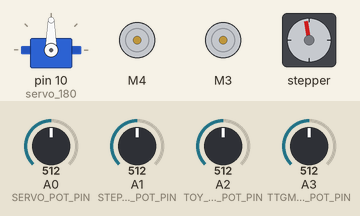
Recording of a sketch running on a simulated Arduino Uno, built with avr-gcc and run on an emulated ATmega328P. Shown: servo, 2 × DC motor (green arrow = forward, orange = backward, longer = faster), stepper motor. Inputs (shaded band) come from the test bench; at power-on: A0 (SERVO_POT_PIN) = 512, A1 (STEPPER_POT_PIN) = 512, A2 (TOY_DC_POT_PIN) = 512, A3 (TTGM_DC_POT_PIN) = 512. Stepper angles assume 200 steps per turn; what the sketch prints to the serial monitor is not drawn.

Above: at 1.2 s.
1.3 s: A0 (SERVO_POT_PIN) set to 716
At 2.5 s:
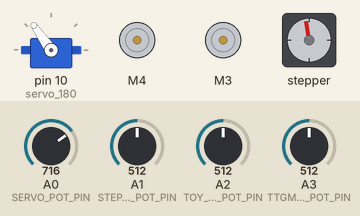
2.8 s: A1 (STEPPER_POT_PIN) set to 524
At 3.5 s:
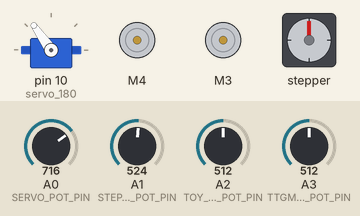
4.3 s: A2 (TOY_DC_POT_PIN) set to 716
5.8 s: A3 (TTGM_DC_POT_PIN) set to 716
7.3 s: A0 (SERVO_POT_PIN) set to 992
At 8.4 s:
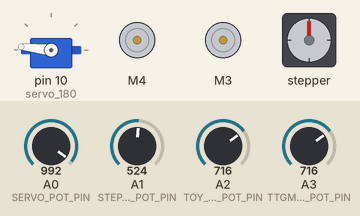
8.8 s: A1 (STEPPER_POT_PIN) set to 306
At 9.3 s:
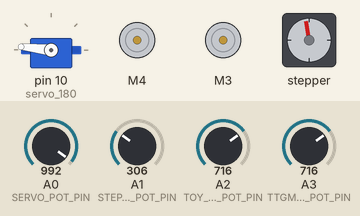
Timing chart, 0 to 11.3 s (numbered marks = the images above; inputs shaded):
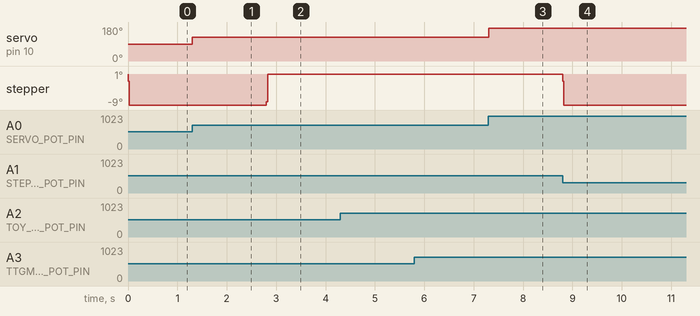

The sketch:

Motor_Shield-All.ino
```cpp
/*
This is a test sketch for the Adafruit assembled Motor Shield for Arduino v2
It won't work with v1.x motor shields! Only for the v2's with built in PWM
control

Contains examples for 3 kinds of motors:
- stepper motor (https://learn.adafruit.com/adafruit-motor-shield-v2-for-arduino/using-stepper-motors)
- DC motor(https://learn.adafruit.com/adafruit-motor-shield-v2-for-arduino/using-dc-motors)
- RC Servo (https://learn.adafruit.com/adafruit-motor-shield-v2-for-arduino/using-rc-servos)
*/

#include <Adafruit_MotorShield.h>
#include <Servo.h>

/* Create Motor Shield */
Adafruit_MotorShield AFMS = Adafruit_MotorShield();

/* Create Servo */
Servo servo_180;

/* Create Stepper Motor
 * Connect a stepper motor with 200 steps per revolution (1.8 degree)
 * to motor port #1 (M1 and M2)
 */
Adafruit_StepperMotor *stepperMotor = AFMS.getStepper(200, 1);

/* Create DC TOY MOTOR
 * Select which 'port' M1, M2, M3 or M4. In this case, M3
 */
Adafruit_DCMotor *TOY_dcMotor = AFMS.getMotor(3);

/* Create DC TT MOTOR
 * Select which 'port' M1, M2, M3 or M4. In this case, M3
 */
Adafruit_DCMotor *TTGM_dcMotor = AFMS.getMotor(4);

/* POTENTIOMETER INPUTS */
#define SERVO_POT_PIN A0
int servoPotVal;
#define TOY_DC_POT_PIN A2
int TOY_BasePotRead;
int TOY_NewPotRead;
#define TTGM_DC_POT_PIN A3
int TTGM_BasePotRead;
int TTGM_NewPotRead;
#define STEPPER_POT_PIN A1
int STEPPER_BasePotRead;
int STEPPER_NewPotRead;

void setup() {
  /* Serial Library Setup BEGIN */
  Serial.begin(9600);
  while (!Serial);
  Serial.println("Stepper test!");
  /* Serial Library Setup END */

  /* Pot BEGIN */
  TTGM_BasePotRead = analogRead(TTGM_DC_POT_PIN);
  TOY_BasePotRead = analogRead(TOY_DC_POT_PIN);
  STEPPER_BasePotRead = analogRead(STEPPER_POT_PIN);
  /* Pot END */

  /* Servo BEGIN */
  servo_180.attach(10); // Servo 1 on motorshield
  // .attach(9); // Servo 2 on motorshield
  /* Servo END */

  /* Motor Shield Setup BEGIN */
  if (!AFMS.begin()) {         // create with the default frequency 1.6KHz
  // if (!AFMS.begin(1000)) {  // OR with a different frequency, say 1KHz
    Serial.println("Could not find Motor Shield. Check wiring.");
    while (1);
  }
  Serial.println("Motor Shield found.");
  /* Motor Shield Setup END */


  stepperMotor->setSpeed(50);  // 10 rpm
  TTGM_dcMotor->setSpeed(50);
  TOY_dcMotor->setSpeed(50);
}

void loop() {
  servoPotVal = map(analogRead(SERVO_POT_PIN), 0, 1023, 0, 180);
  servo_180.write(servoPotVal);

  /* Stepper Motor Loop BEGIN */
  STEPPER_NewPotRead = map(analogRead(STEPPER_POT_PIN),0,1023,0,500);
  if (STEPPER_NewPotRead > STEPPER_BasePotRead + 1) {
    stepperMotor->step(5, FORWARD, SINGLE);
  }
  if (STEPPER_NewPotRead < STEPPER_BasePotRead - 1) {
    stepperMotor->step(5, BACKWARD, SINGLE);
  }
  STEPPER_BasePotRead = STEPPER_NewPotRead;
  /* Stepper Motor Loop END */

  TOY_NewPotRead = analogRead(TOY_DC_POT_PIN);
  // +- 1 to smooth out range
  if (TOY_NewPotRead > TOY_BasePotRead + 3) {
    TOY_dcMotor->run(FORWARD);
    TOY_BasePotRead = TOY_NewPotRead;
  } else if (TOY_NewPotRead < TOY_BasePotRead - 3) {
    TOY_dcMotor->run(BACKWARD);
    TOY_BasePotRead = TOY_NewPotRead;
  } else {
    TOY_dcMotor->run(RELEASE);
  }

  /* Rotary Encoder BEGIN */

  TTGM_NewPotRead = analogRead(TTGM_DC_POT_PIN);
  // +- 1 to smooth out range
  if (TTGM_NewPotRead > TTGM_BasePotRead + 3) {
    TTGM_dcMotor->run(BACKWARD);
    TTGM_BasePotRead = TTGM_NewPotRead;
  } else if (TTGM_NewPotRead < TTGM_BasePotRead - 3) {
    TTGM_dcMotor->run(FORWARD);
    TTGM_BasePotRead = TTGM_NewPotRead;
  } else {
    TTGM_dcMotor->run(RELEASE);
  }

  delay(1);
  /* Rotary Encoder END */
}
```

Measured:
- after the input at 1.3 s, servo on pin 10 (servo_180): 90° → 125° at once
- after the input at 2.8 s, stepper: goes -8° 0.02 s, then 0°, starting at once
- after the input at 7.3 s, servo on pin 10 (servo_180): 125° → 174° at once
- after the input at 8.8 s, stepper: goes -2° 0.02 s, then -9°, starting at once
